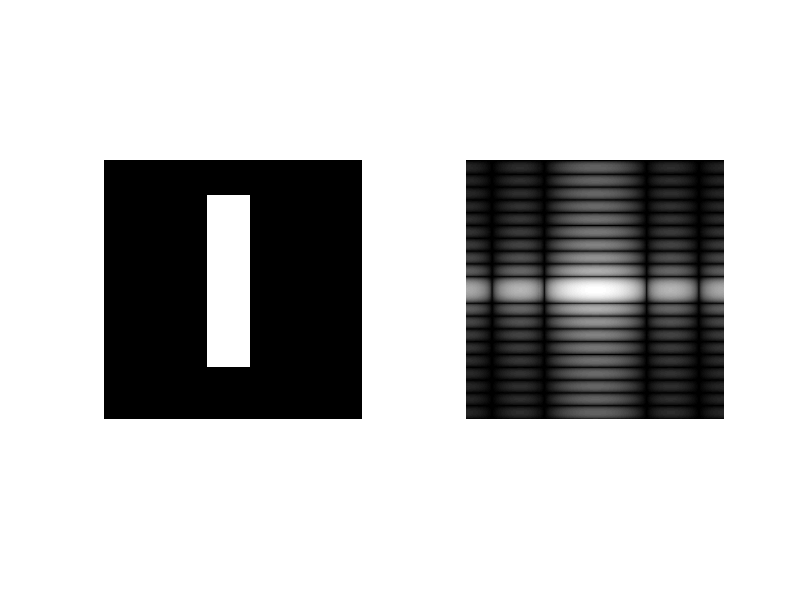

Reproduce this figure in MATLAB.
f = zeros(30,30);
f(5:24,13:17)=1;  %6x4=>f(1:6,1:4)

F=fft2(f,256,256);
F2=fftshift(F);

figure,
subplot(1,2,1); imshow(f);
subplot(1,2,2); imshow(log(1+abs(F2)),[]);
